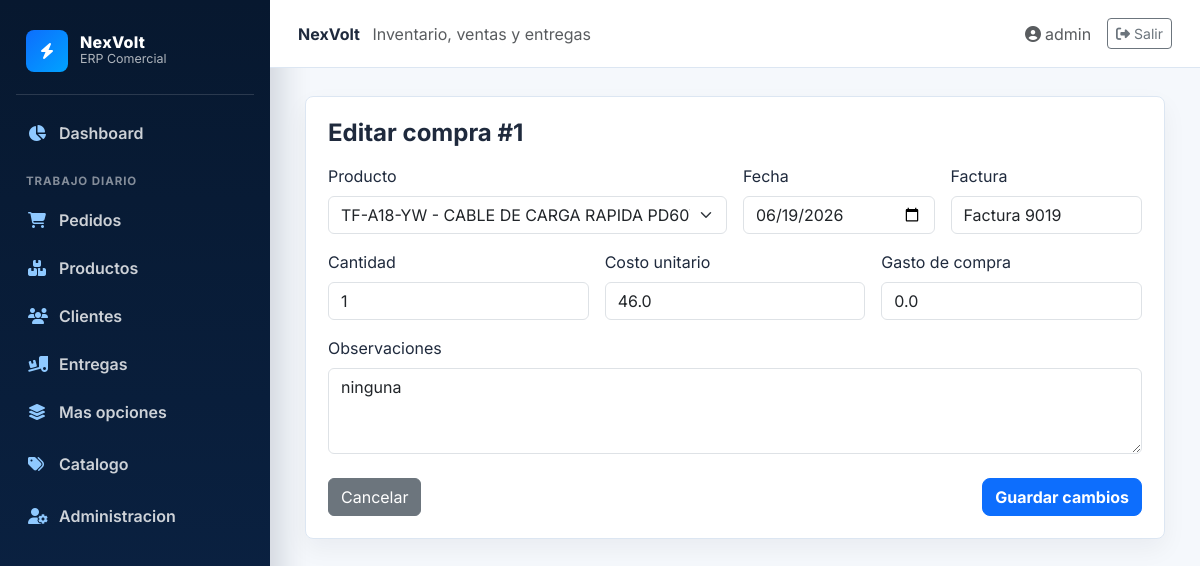
/compras/edit/1 (signed in), run on the app's committed database.
### blueprintapp/usuarios/models.py (models this page shows, shortened)
class User(db.Model, UserMixin):
    __tablename__ = "usuarios"
    id = db.Column(db.Integer, primary_key=True)
    username = db.Column(db.String(80), unique=True, nullable=False)
    password_hash = db.Column(db.String(128), nullable=False)
    rol_id = db.Column(db.Integer, db.ForeignKey("roles.id"))
    rol = db.relationship("Role", backref="usuarios")

### blueprintapp/compras/models.py (models this page shows, shortened)
class CompraStock(db.Model):
    __tablename__ = "compras_stock"
    id = db.Column(db.Integer, primary_key=True)
    producto_id = db.Column(db.Integer, db.ForeignKey("productos.id"), nullable=False)
    fecha = db.Column(db.Date, nullable=False, default=datetime.utcnow)
    factura = db.Column(db.String(80), nullable=False)
    cantidad = db.Column(db.Integer, nullable=False)
    costo_unitario = db.Column(db.Float, nullable=False, default=0.0)
    gasto_compra = db.Column(db.Float, nullable=False, default=0.0)
    observaciones = db.Column(db.Text)
    producto = db.relationship("Producto", back_populates="compras")

### blueprintapp/productos/models.py (models this page shows, shortened)
class Producto(db.Model):
    __tablename__ = "productos"
    id = db.Column(db.Integer, primary_key=True)
    codigo_interno = db.Column(db.String(50), unique=True, nullable=False)
    nombre = db.Column(db.String(120), nullable=False)
    marca = db.Column(db.String(80))
    descripcion = db.Column(db.Text)
    categoria_id = db.Column(db.Integer, db.ForeignKey("categorias.id"), nullable=False)
    proveedor_id = db.Column(db.Integer, db.ForeignKey("proveedores.id"), nullable=False)
    precio = db.Column(db.Float, nullable=False, default=0.0)
    precio_compra = db.Column(db.Float, nullable=False, default=0.0)
    precio_normal = db.Column(db.Float, nullable=False, default=0.0)
    precio_live = db.Column(db.Float, nullable=False, default=0.0)
    stock_actual = db.Column(db.Integer, default=0, nullable=False)
    stock_minimo = db.Column(db.Integer, default=0, nullable=False)
    imagen = db.Column(db.String(200))
    estado = db.Column(db.String(30), nullable=False, default="Activo")
    detalles = db.relationship("DetallePedido", back_populates="producto")
    compras = db.relationship("CompraStock", back_populates="producto", lazy=True)

### blueprintapp/compras/routes.py (the view, shortened to what this page needs)
@bp_compra.route("/edit/<int:id>", methods=["GET", "POST"])
@login_required
def edit(id):
    compra = CompraStock.query.get_or_404(id)
    if request.method == "GET":
        productos = Producto.query.order_by(Producto.nombre).all()
        return render_template("compra/edit.html", compra=compra, productos=productos)

### blueprintapp/compras/templates/compra/edit.html
{% extends "base.html" %}
{% block content %}
<div class="page-card mx-auto" style="max-width: 860px;">
    <h1 class="h4 fw-bold mb-3">Editar compra #{{ compra.id }}</h1>
    <form method="POST">
        <div class="row g-3">
            <div class="col-md-6">
                <label class="form-label">Producto</label>
                <select name="producto_id" class="form-select" required>
                    {% for producto in productos %}
                    <option value="{{ producto.id }}" {% if compra.producto_id == producto.id %}selected{% endif %}>{{ producto.codigo_interno }} - {{ producto.nombre }}</option>
                    {% endfor %}
                </select>
            </div>
            <div class="col-md-3">
                <label class="form-label">Fecha</label>
                <input type="date" name="fecha" value="{{ compra.fecha.strftime('%Y-%m-%d') }}" class="form-control" required>
            </div>
            <div class="col-md-3">
                <label class="form-label">Factura</label>
                <input type="text" name="factura" value="{{ compra.factura }}" class="form-control" required>
            </div>
            <div class="col-md-4">
                <label class="form-label">Cantidad</label>
                <input type="number" name="cantidad" min="1" value="{{ compra.cantidad }}" class="form-control" required>
            </div>
            <div class="col-md-4">
                <label class="form-label">Costo unitario</label>
                <input type="number" step="0.01" name="costo_unitario" value="{{ compra.costo_unitario }}" class="form-control" required>
            </div>
            <div class="col-md-4">
                <label class="form-label">Gasto de compra</label>
                <input type="number" step="0.01" name="gasto_compra" value="{{ compra.gasto_compra }}" class="form-control">
            </div>
            <div class="col-12">
                <label class="form-label">Observaciones</label>
                <textarea name="observaciones" rows="3" class="form-control">{{ compra.observaciones or '' }}</textarea>
            </div>
        </div>
        <div class="d-flex justify-content-between mt-4">
            <a href="{{ url_for('bp_compra.index') }}" class="btn btn-secondary">Cancelar</a>
            <button class="btn btn-primary">Guardar cambios</button>
        </div>
    </form>
</div>
{% endblock %}

### blueprintapp/templates/base.html (shortened to what this page needs)
<!DOCTYPE html>
<html lang="es">
<head>
    <link href="https://cdn.jsdelivr.net/npm/bootstrap@5.3.0/dist/css/bootstrap.min.css" rel="stylesheet">
    <link href="https://cdnjs.cloudflare.com/ajax/libs/font-awesome/6.4.0/css/all.min.css" rel="stylesheet">
</head>
<body>
    {% if current_user.is_authenticated %}
    <div class="erp-shell">
        {% include "components/navbar.html" %}
        <section class="erp-main">
            <header class="topbar">
                <div>
                    <strong>NexVolt</strong>
                    <span class="text-muted ms-2">Inventario, ventas y entregas</span>
                </div>
                <div class="d-flex align-items-center gap-3">
                    <a class="text-decoration-none text-muted" href="{{ url_for('bp_perfil.ver_perfil') }}">
                        <i class="fas fa-user-circle me-1"></i>{{ current_user.username }}
                    </a>
                    <a class="btn btn-sm btn-outline-secondary" href="{{ url_for('auth.logout') }}">
                        <i class="fas fa-right-from-bracket me-1"></i>Salir
                    </a>
                </div>
            </header>
            <main class="content-wrap">
    {% else %}
    {% include "components/messages.html" %}
    <main class="container py-5">
    {% endif %}
        {% block content %}{% endblock %}
    </main>
    {% if current_user.is_authenticated %}
        </section>
    </div>
    {% endif %}
</body>
</html>

### blueprintapp/templates/base.html (style rules this page uses)
:root { --navy: #07182f; --navy-2: #0b2447; --electric: #0d6efd; --electric-2: #00a3ff; --page: #f5f8fc; --line: #dce6f2; --text: #1f2a3d; }
body { min-height: 100vh; margin: 0; background: var(--page); color: var(--text); font-family: "Inter", sans-serif; }
.erp-shell { min-height: 100vh; display: flex; }
.erp-main { flex: 1; min-width: 0; display: flex; flex-direction: column; }
.topbar { height: 68px; background: #fff; border-bottom: 1px solid var(--line); display: flex; align-items: center; justify-content: space-between; padding: 0 28px; position: sticky; top: 0; z-index: 10; }
.content-wrap { padding: 28px; }
.page-card { background: #fff; border: 1px solid var(--line); border-radius: 8px; box-shadow: 0 10px 25px rgba(7, 24, 47, .05); padding: 22px; animation: riseIn .22s ease both; }
.btn-primary { background: var(--electric); border-color: var(--electric); border-radius: 8px; font-weight: 700; }

### data on the page
User: username "admin"
CompraStock: id "1", producto_id "TF-A18-YW - CABLE DE CARGA RAPIDA PD60W TIPO-C", fecha "06/19/2026", factura "Factura 9019", cantidad "1", costo_unitario "46.0", gasto_compra "0.0", observaciones "ninguna"
